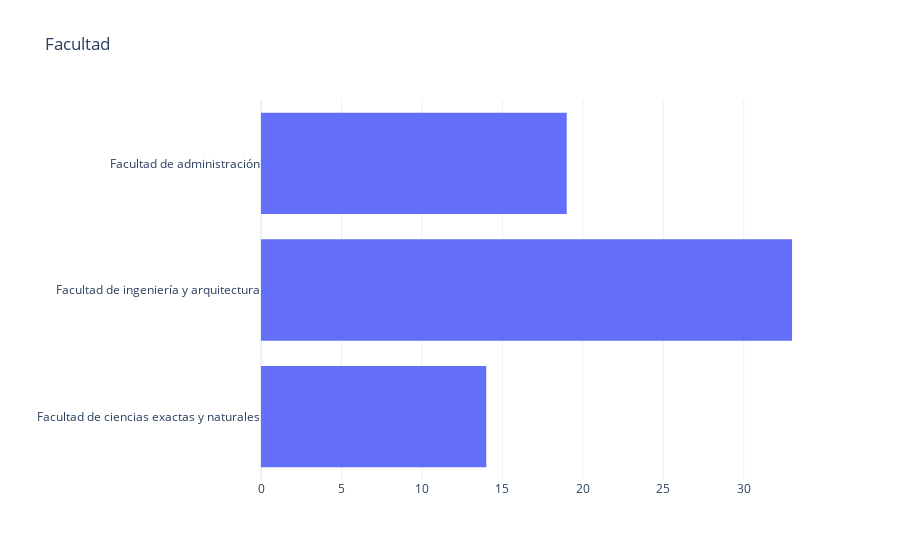

The code cell stored with this chart in its notebook:
### Code cell
config = {
    'labels': {'facultad': '',
               'sub_ocde': 'Subáreas',
               'count': ''
              },
     'height': 200,
     'title':'Facultad',
     'template': 'plotly_white',
}

if faculty != 'All':
    g = groups.loc[groups['facultad'] == faculty]
else:
    g = groups

if np.unique(g['facultad']).size > 1:
    fig = px.histogram(g, y='facultad', orientation='h', barmode='group', **config)
    fig.update_layout(xaxis_title='')
    fig.update_traces(hoverinfo='none', hovertemplate = '')
    fig.show()

### Figure 1 — Plotly figure (JSON) as saved in the notebook; plotly's stock layout.template omitted (floating-point values rounded to 4 significant figures)
{"data": [{"alignmentgroup": "True", "bingroup": "y", "hoverinfo": "none", "hovertemplate": "", "legendgroup": "", "marker": {"color": "#636efa", "pattern": {"shape": ""}}, "name": "", "offsetgroup": "", "orientation": "h", "showlegend": false, "type": "histogram", "xaxis": "x", "y": ["Facultad de ciencias exactas y naturales", "Facultad de ciencias exactas y naturales", "Facultad de ingeniería y arquitectura", "Facultad de ingeniería y arquitectura", "Facultad de ingeniería y arquitectura", "Facultad de ingeniería y arquitectura", "Facultad de ciencias exactas y naturales", "Facultad de ciencias exactas y naturales", "Facultad de ciencias exactas y naturales", "Facultad de administración", "Facultad de administración", "Facultad de ingeniería y arquitectura", "Facultad de ingeniería y arquitectura", "Facultad de administración", "Facultad de administración", "Facultad de ingeniería y arquitectura", "Facultad de ciencias exactas y naturales", "Facultad de administración", "Facultad de ingeniería y arquitectura", "Facultad de administración", "Facultad de administración", "Facultad de ingeniería y arquitectura", "Facultad de administración", "Facultad de administración", "Facultad de administración", "Facultad de administración", "Facultad de administración", "Facultad de ingeniería y arquitectura", "Facultad de administración", "Facultad de ingeniería y arquitectura", "Facultad de ingeniería y arquitectura", "Facultad de ciencias exactas y naturales", "Facultad de ingeniería y arquitectura", "Facultad de ingeniería y arquitectura", "Facultad de ingeniería y arquitectura", "Facultad de ingeniería y arquitectura", "Facultad de ciencias exactas y naturales", "Facultad de ingeniería y arquitectura", "Facultad de ingeniería y arquitectura", "Facultad de ciencias exactas y naturales", "Facultad de administración", "Facultad de ingeniería y arquitectura", "Facultad de ingeniería y arquitectura", "Facultad de administración", "Facultad de ingeniería y arquitectura", "Facultad de ingeniería y arquitectura", "Facultad de ingeniería y arquitectura", "Facultad de administración", "Facultad de ingeniería y arquitectura", "Facultad de ingeniería y arquitectura", "Facultad de ciencias exactas y naturales", "Facultad de ciencias exactas y naturales", "Facultad de ciencias exactas y naturales", "Facultad de ingeniería y arquitectura", "Facultad de ingeniería y arquitectura", "Facultad de ingeniería y arquitectura", "Facultad de ciencias exactas y naturales", "Facultad de administración", "Facultad de ingeniería y arquitectura", "Facultad de ingeniería y arquitectura", "Facultad de ingeniería y arquitectura", "Facultad de ingeniería y arquitectura", "Facultad de ciencias exactas y naturales", "Facultad de ingeniería y arquitectura", "Facultad de administración", "Facultad de administración"], "yaxis": "y"}], "layout": {"autosize": true, "barmode": "group", "legend": {"tracegroupgap": 0}, "title": {"text": "Facultad"}, "xaxis": {"anchor": "y", "autorange": true, "domain": [0, 1], "range": [0, 34.74], "title": {"text": ""}}, "yaxis": {"anchor": "x", "autorange": true, "domain": [0, 1], "range": [-0.5, 2.5], "title": {"text": ""}, "type": "category"}}}
